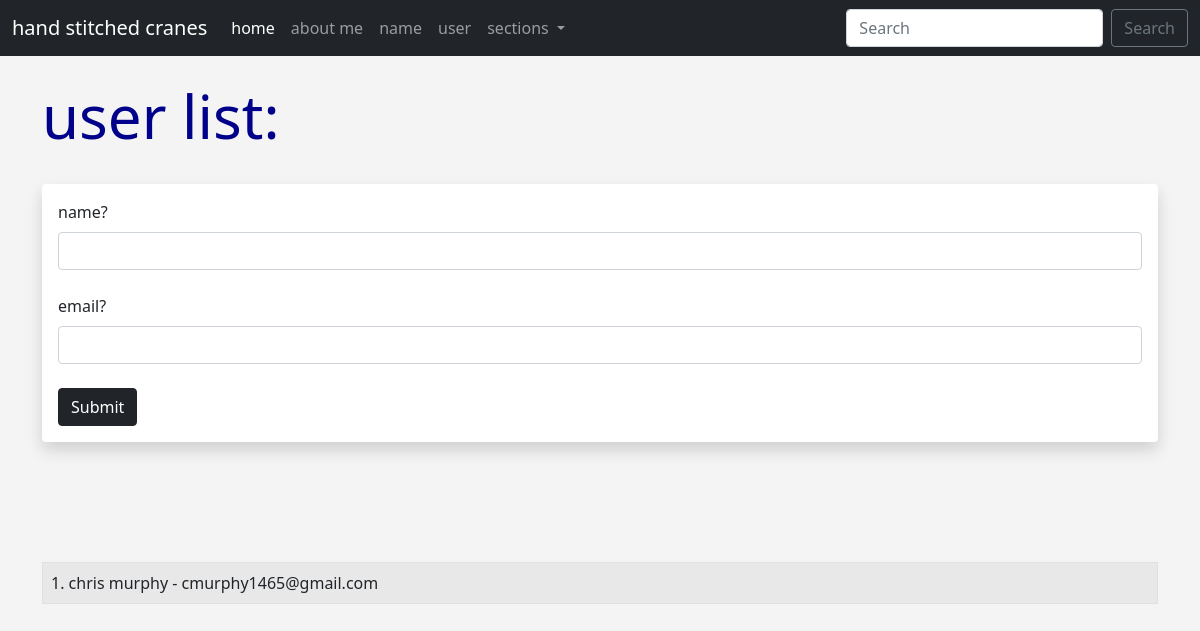
The page /user/add on the database as committed earlier.
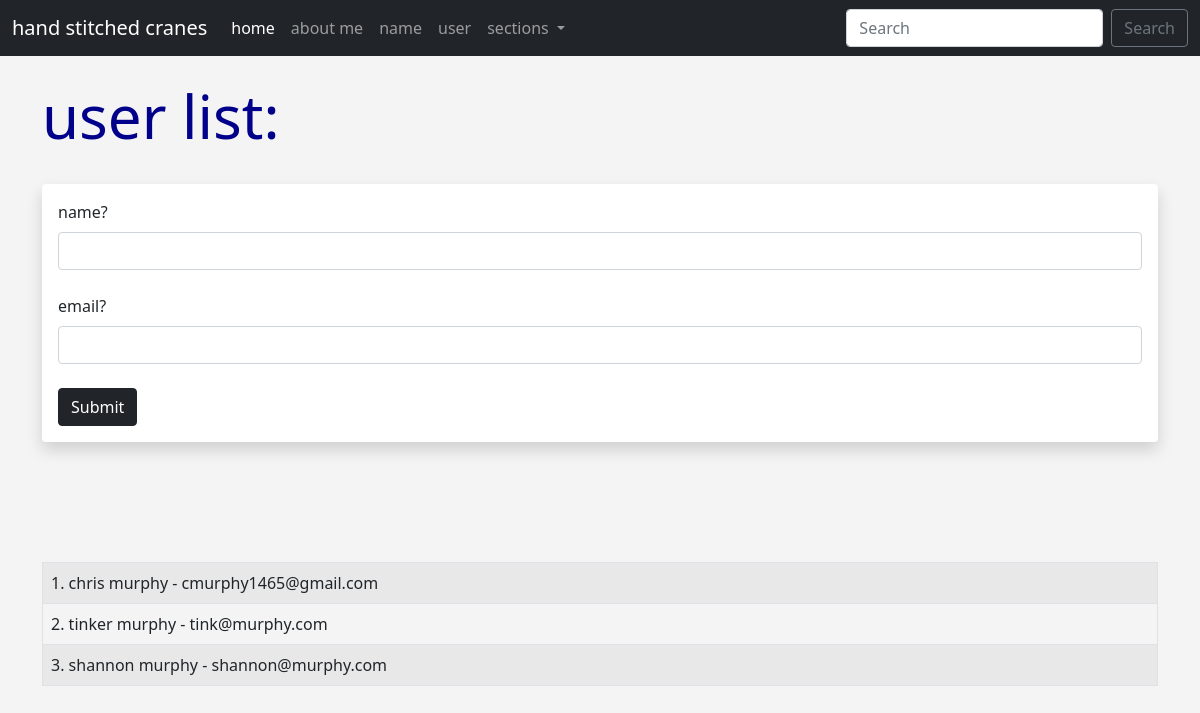
The same page on the database as committed later.
### main.py (models this page shows, shortened)
class Users(db.Model):
	id = db.Column(db.Integer, primary_key = True)
	name = db.Column(db.String(100), nullable = False)
	email = db.Column(db.String(120), nullable = False, unique = True)
	date_added = db.Column(db.DateTime, default = datetime.utcnow)

### main.py (the view, shortened to what this page needs)
@app.route('/user/add', methods = ['GET', 'POST'])
def add_user():
	name = None
	form = UserForm()
	our_users = Users.query.order_by(Users.date_added)
	return render_template('add_user.html',
		form = form,
		name = name,
		our_users = our_users)

### main.py
class UserForm(FlaskForm):
	name = StringField("name?", validators = [DataRequired()])
	email = StringField("email?", validators = [DataRequired()])
	submit = SubmitField("Submit")

### templates/add_user.html (shortened to what this page needs)
{% extends 'base.html' %}
{% block content %}
{% if name %}
	<h1>user added!</h1>
	<br/>
	<br/><br/>
<table class = "table table-hover table-bordered table-striped">
{% for our_user in our_users %}
	<tr>
	<td>{{ our_user.id }}. {{ our_user.name }} - {{ our_user.email }}</td>
	</tr>
{% endfor %}
</table>
<br/><br/>
{% else %}
	<h1>user list:</h1>
	<br/>
<div class="shadow p-3 mb-5 bg-body rounded">
	<form method = "POST">
		{{ form.name.label(
		class = "form-label") }}
		{{ form.name(
		class = "form-control") }}
		<br/>
		{{ form.email.label(
		class = "form-label") }}
		{{ form.email(
		class = "form-control") }}
		<br/>
		{{ form.submit(class = "btn
		btn-dark") }}
	</form>
</div>
<br/><br/><br/>
<table class = "table table-hover table-bordered table-striped">
{% for our_user in our_users %}
	<tr>
	<td>{{ our_user.id }}. {{ our_user.name }} - {{ our_user.email }}</td>
	</tr>
{% endfor %}
</table>
{% endif %}
{% endblock%}

### templates/base.html (shortened to what this page needs)
<!doctype html>
<html lang="en">
  <head>
    <link href="https://cdn.jsdelivr.net/npm/bootstrap@5.0.0-beta1/dist/css/bootstrap.min.css" rel="stylesheet">
    <link href="{{ url_for('static',
    filename='css/style.css') }}" rel="stylesheet">
  </head>
  <body>
  {% include 'navbar.html' %}
  	<br/>
  	<div class="container">
    	{% block content %}
		 {% endblock %}
	</div>
  </body>
</html>

### templates/navbar.html (shortened to what this page needs)
<nav class="navbar navbar-expand-lg navbar-dark bg-dark">
  <div class="container-fluid">
    <a class="navbar-brand" href="{{url_for('index') }}">hand stitched cranes</a>
    <div class="collapse navbar-collapse" id="navbarSupportedContent">
      <ul class="navbar-nav me-auto mb-2 mb-lg-0">
        <li class="nav-item">
          <a class="nav-link active" aria-current="page" href="#">home</a>
        </li>
        <li class="nav-item">
          <a class="nav-link" href="{{url_for('user', name='chris')}}">about me</a>
        </li>
        <li class="nav-item">
          <a class="nav-link" href="{{url_for('name')}}">name</a>
        </li>
         <li class="nav-item">
          <a class="nav-link" href="{{url_for('add_user')}}">user</a>
        </li>
        <li class="nav-item dropdown">
          <a class="nav-link dropdown-toggle" href="#" id="navbarDropdown" role="button" data-bs-toggle="dropdown" aria-expanded="false">
            sections
          </a>
        </li>
      </ul>
      <form class="d-flex">
        <input class="form-control me-2" type="search" placeholder="Search" aria-label="Search">
        <button class="btn btn-outline-secondary" type="submit">Search</button>
      </form>
    </div>
  </div>
</nav>

### static/css/style.css (style rules this page uses)
h1 { color: darkblue; font-size: 60px; }
body { background: #f4f4f4; }

Rows that differ between the two databases and show on the page:
added Users: id "2", name "tinker murphy", email "tink@murphy.com"
added Users: id "3", name "shannon murphy", email "shannon@murphy.com"
